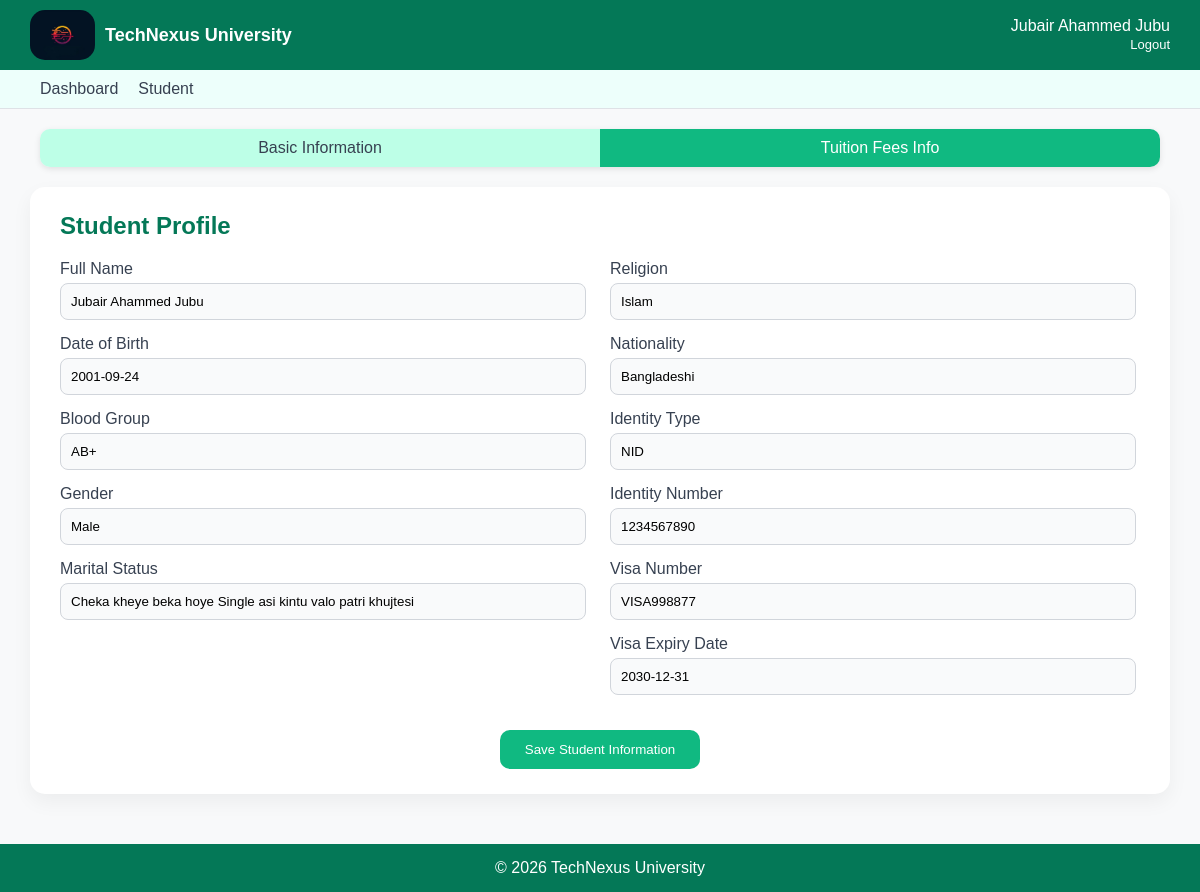
Screenshot of /profile.php (signed in) with the database file from the repository.
### tables this page shows
CREATE TABLE `stdprofile` (
  `student_id` bigint(11) NOT NULL,
  `full_name` varchar(255) DEFAULT NULL,
  `dob` date DEFAULT NULL,
  `blood_group` varchar(5) DEFAULT NULL,
  `gender` varchar(10) DEFAULT NULL,
  `marital_status` varchar(150) DEFAULT NULL,
  `religion` varchar(50) DEFAULT NULL,
  `nationality` varchar(50) DEFAULT NULL,
  `identity_type` varchar(50) DEFAULT NULL,
  `identity_number` varchar(50) DEFAULT NULL,
  `visa_expiry_date` date DEFAULT NULL,
  `visa_number` varchar(50) DEFAULT NULL
);

### profile.php (the view, shortened to what this page needs)
<?php
include('db.php');
$student_id = $_SESSION['student_id'];
$result = mysqli_query($conn, "SELECT * FROM stdprofile WHERE student_id='$student_id'");
$data = mysqli_fetch_assoc($result);
?>
<!DOCTYPE html>
<html lang="en">
<head>
</head>
<body>
    <header class="top-bar">
        <div class="logo">
            <img src="../Web_Project/Images/techimage.jpg" alt="UITS Logo">
            <div class="title">
                <h1>TechNexus University</h1>
            </div>
        </div>
        <div class="user-info">
            <span><?php echo $data['full_name']; ?></span><br>
            <a href="logout.php" class="logout">Logout</a>
        </div>
    </header>
    <main>
        <nav class="navbar">
            <ul>
                <li><a href="dashboard.php">Dashboard</a></li>
                <li><a href="profile.php">Student</a></li>
            </ul>
        </nav>
        <div>
            <ul class="tabs">
                <li class="tab-item"><a class="tab-link " href="#">Basic Information</a></li>
                <li class="tab-item"><a class="tab-link active" href="Tuition_Calculate.php">Tuition Fees Info</a></li>
            </ul>
            <div class="profile">
                <h2>Student Profile</h2>
                <?php if ($data): ?>
                    <form method="POST">
                        <div class="row">
                            <div class="col-half">
                                <div class="form-field">
                                    <label>Full Name</label>
                                    <input type="text" name="full_name" value="<?php echo htmlspecialchars($data['full_name']); ?>" class="form-input">
                                </div>
                                <div class="form-field">
                                    <label>Date of Birth</label>
                                    <input type="text" name="dob" value="<?php echo htmlspecialchars($data['dob']); ?>" class="form-input">
                                </div>
                                <div class="form-field">
                                    <label>Blood Group</label>
                                    <input type="text" name="blood_group" value="<?php echo htmlspecialchars($data['blood_group']); ?>" class="form-input">
                                </div>
                                <div class="form-field">
                                    <label>Gender</label>
                                    <input type="text" name="gender" value="<?php echo htmlspecialchars($data['gender']); ?>" class="form-input">
                                </div>
                                <div class="form-field">
                                    <label>Marital Status</label>
                                    <input type="text" name="marital_status" value="<?php echo htmlspecialchars($data['marital_status']); ?>" class="form-input">
                                </div>
                            </div>
                            <div class="col-half">
                                <div class="form-field">
                                    <label>Religion</label>
                                    <input type="text" name="religion" value="<?php echo htmlspecialchars($data['religion']); ?>" class="form-input">
                                </div>
                                <div class="form-field">
                                    <label>Nationality</label>
                                    <input type="text" name="nationality" value="<?php echo htmlspecialchars($data['nationality']); ?>" class="form-input">
                                </div>
                                <div class="form-field">
                                    <label>Identity Type</label>
                                    <input type="text" name="identity_type" value="<?php echo htmlspecialchars($data['identity_type']); ?>" class="form-input">
                                </div>
                                <div class="form-field">
                                    <label>Identity Number</label>
                                    <input type="text" name="identity_number" value="<?php echo htmlspecialchars($data['identity_number']); ?>" class="form-input">
                                </div>
                                <div class="form-field">
                                    <label>Visa Number</label>
                                    <input type="text" name="visa_number" value="<?php echo htmlspecialchars($data['visa_number']); ?>" class="form-input">
                                </div>
                                <div class="form-field">
                                    <label>Visa Expiry Date</label>
                                    <input type="text" name="visa_expiry_date" value="<?php echo htmlspecialchars($data['visa_expiry_date']); ?>" class="form-input">
                                </div>
                            </div>
                        </div>
                        <div class="submit-btn">
                            <button type="submit" class="btn-submit">Save Student Information</button>
                        </div>
                    </form>
                <?php else: ?>
                    <p>No profile found for this student.</p>
                <?php endif; ?>
            </div>
        </div>
    </main>
    <footer>
        © <?php echo date("Y"); ?> TechNexus University
    </footer>
</body>
</html>

### profile.php (style rules this page uses)
html, body { height: 100%; margin: 0; font-family: 'Poppins', sans-serif; background-color: #f8f9fa; display: flex; flex-direction: column; }
main { flex: 1; }
.top-bar { display: flex; justify-content: space-between; align-items: center; background-color: #047857; color: white; padding: 10px 30px; }
.top-bar .logo { display: flex; align-items: center; }
.top-bar .logo img { height: 50px; margin-right: 10px; border-radius: 15px; }
.top-bar .title h1 { font-size: 18px; margin: 0; }
.top-bar .user-info { text-align: right; }
.top-bar .user-info .logout { color: #fff; font-size: 13px; text-decoration: none; }
.navbar { background-color: #edfffbff; padding: 10px 40px; border-bottom: 1px solid #dee2e6; }
.navbar ul { list-style: none; margin: 0; padding: 0; display: flex; }
.navbar li { margin-right: 20px; }
.navbar a { text-decoration: none; color: #374151; font-weight: 500; }
.tabs { display: flex; list-style: none; padding: 0; margin: 20px 40px 10px 40px; border-radius: 10px; overflow: hidden; box-shadow: 0 2px 6px rgba(0,0,0,0.1); }
.tab-item { flex: 1; text-align: center; }
.tab-link { display: block; padding: 10px; text-decoration: none; font-weight: 500; color: #374151; background-color: #bdffe7ff; transition: 0.3s; }
.tab-link.active { background: #10B981; color: white; }
.profile { max-width:90%; margin: 20px auto; background: white; padding: 25px 30px; border-radius: 15px; box-shadow: 0 8px 20px rgba(0,0,0,0.05); }
.profile h2 { margin-top: 0; color: #047857; }
.form-field { margin-bottom: 15px; }
label { display: block; font-weight: 500; margin-bottom: 5px; color: #374151; }
.form-input { width: 95%; padding: 10px; border-radius: 8px; border: 1px solid #d1d5db; background: #f9fafb; transition: 0.3s; }
.row { display: flex; gap: 20px; flex-wrap: wrap; }
.col-half { flex: 1 1 45%; }
.submit-btn { text-align: center; margin-top: 20px; }
.btn-submit { background: #10B981; color: white; border: none; padding: 12px 25px; font-weight: 500; border-radius: 10px; cursor: pointer; transition: 0.3s; }
footer { background-color: #047857; color: white; text-align: center; padding: 15px; margin-top: 30px; }

### rows the page displays
stdprofile: full_name "Jubair Ahammed Jubu", dob "2001-09-24", blood_group "AB+", gender "Male", marital_status "Cheka kheye beka hoye Single asi kintu valo patri khujtesi", religion "Islam", nationality "Bangladeshi", identity_type "NID", identity_number "1234567890", visa_number "VISA998877", visa_expiry_date "2030-12-31"
